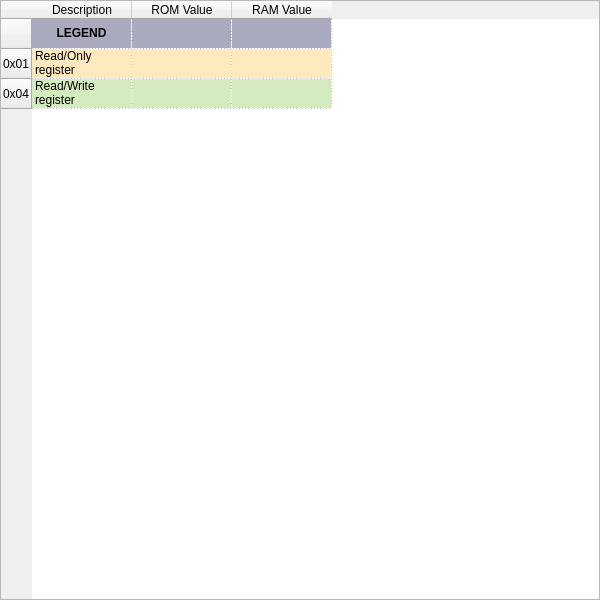
<?xml version="1.0" encoding="UTF-8"?>
<ui version="4.0">
 <class>widgetRegisterTable</class>
 <widget class="QWidget" name="widgetRegisterTable">
  <property name="geometry">
   <rect>
    <x>0</x>
    <y>0</y>
    <width>600</width>
    <height>600</height>
   </rect>
  </property>
  <layout class="QGridLayout" name="gridLayout">
   <property name="leftMargin">
    <number>0</number>
   </property>
   <property name="topMargin">
    <number>0</number>
   </property>
   <property name="rightMargin">
    <number>0</number>
   </property>
   <property name="bottomMargin">
    <number>0</number>
   </property>
   <property name="spacing">
    <number>0</number>
   </property>
   <item row="0" column="0">
    <widget class="QTableWidget" name="tableWidget">
     <property name="minimumSize">
      <size>
       <width>400</width>
       <height>0</height>
      </size>
     </property>
     <property name="horizontalScrollBarPolicy">
      <enum>Qt::ScrollBarAlwaysOff</enum>
     </property>
     <property name="selectionMode">
      <enum>QAbstractItemView::SingleSelection</enum>
     </property>
     <property name="selectionBehavior">
      <enum>QAbstractItemView::SelectRows</enum>
     </property>
     <property name="gridStyle">
      <enum>Qt::DotLine</enum>
     </property>
     <row>
      <property name="text">
       <string notr="true"/>
      </property>
     </row>
     <row>
      <property name="text">
       <string notr="true">0x01</string>
      </property>
     </row>
     <row>
      <property name="text">
       <string notr="true">0x04</string>
      </property>
     </row>
     <column>
      <property name="text">
       <string>Description</string>
      </property>
     </column>
     <column>
      <property name="text">
       <string>ROM Value</string>
      </property>
     </column>
     <column>
      <property name="text">
       <string>RAM Value</string>
      </property>
     </column>
     <item row="0" column="0">
      <property name="text">
       <string>LEGEND</string>
      </property>
      <property name="font">
       <font>
        <weight>75</weight>
        <bold>true</bold>
       </font>
      </property>
      <property name="textAlignment">
       <set>AlignCenter</set>
      </property>
      <property name="background">
       <brush brushstyle="SolidPattern">
        <color alpha="128">
         <red>85</red>
         <green>85</green>
         <blue>127</blue>
        </color>
       </brush>
      </property>
      <property name="foreground">
       <brush brushstyle="NoBrush">
        <color alpha="255">
         <red>255</red>
         <green>255</green>
         <blue>255</blue>
        </color>
       </brush>
      </property>
      <property name="flags">
       <set>ItemIsDragEnabled|ItemIsUserCheckable|ItemIsEnabled</set>
      </property>
     </item>
     <item row="0" column="1">
      <property name="text">
       <string/>
      </property>
      <property name="background">
       <brush brushstyle="SolidPattern">
        <color alpha="128">
         <red>85</red>
         <green>85</green>
         <blue>127</blue>
        </color>
       </brush>
      </property>
      <property name="flags">
       <set>ItemIsDragEnabled|ItemIsUserCheckable|ItemIsEnabled</set>
      </property>
     </item>
     <item row="0" column="2">
      <property name="text">
       <string/>
      </property>
      <property name="background">
       <brush brushstyle="SolidPattern">
        <color alpha="128">
         <red>85</red>
         <green>85</green>
         <blue>127</blue>
        </color>
       </brush>
      </property>
      <property name="flags">
       <set>ItemIsDragEnabled|ItemIsUserCheckable|ItemIsEnabled</set>
      </property>
     </item>
     <item row="1" column="0">
      <property name="text">
       <string>Read/Only register</string>
      </property>
      <property name="background">
       <brush brushstyle="SolidPattern">
        <color alpha="64">
         <red>255</red>
         <green>170</green>
         <blue>0</blue>
        </color>
       </brush>
      </property>
      <property name="flags">
       <set>ItemIsSelectable|ItemIsUserCheckable|ItemIsEnabled</set>
      </property>
     </item>
     <item row="1" column="1">
      <property name="text">
       <string/>
      </property>
      <property name="textAlignment">
       <set>AlignCenter</set>
      </property>
      <property name="background">
       <brush brushstyle="SolidPattern">
        <color alpha="64">
         <red>255</red>
         <green>170</green>
         <blue>0</blue>
        </color>
       </brush>
      </property>
      <property name="flags">
       <set>ItemIsSelectable|ItemIsUserCheckable|ItemIsEnabled</set>
      </property>
     </item>
     <item row="1" column="2">
      <property name="text">
       <string/>
      </property>
      <property name="background">
       <brush brushstyle="SolidPattern">
        <color alpha="64">
         <red>255</red>
         <green>170</green>
         <blue>0</blue>
        </color>
       </brush>
      </property>
      <property name="flags">
       <set>ItemIsSelectable|ItemIsUserCheckable|ItemIsEnabled</set>
      </property>
     </item>
     <item row="2" column="0">
      <property name="text">
       <string>Read/Write register</string>
      </property>
      <property name="background">
       <brush brushstyle="SolidPattern">
        <color alpha="64">
         <red>85</red>
         <green>170</green>
         <blue>0</blue>
        </color>
       </brush>
      </property>
      <property name="flags">
       <set>ItemIsSelectable|ItemIsUserCheckable|ItemIsEnabled</set>
      </property>
     </item>
     <item row="2" column="1">
      <property name="text">
       <string/>
      </property>
      <property name="textAlignment">
       <set>AlignTrailing|AlignVCenter</set>
      </property>
      <property name="background">
       <brush brushstyle="SolidPattern">
        <color alpha="64">
         <red>85</red>
         <green>170</green>
         <blue>0</blue>
        </color>
       </brush>
      </property>
      <property name="flags">
       <set>ItemIsSelectable|ItemIsEditable|ItemIsUserCheckable|ItemIsEnabled</set>
      </property>
     </item>
     <item row="2" column="2">
      <property name="text">
       <string/>
      </property>
      <property name="background">
       <brush brushstyle="SolidPattern">
        <color alpha="64">
         <red>85</red>
         <green>170</green>
         <blue>0</blue>
        </color>
       </brush>
      </property>
      <property name="flags">
       <set>ItemIsSelectable|ItemIsUserCheckable|ItemIsEnabled</set>
      </property>
     </item>
    </widget>
   </item>
  </layout>
 </widget>
 <resources/>
 <connections/>
</ui>
